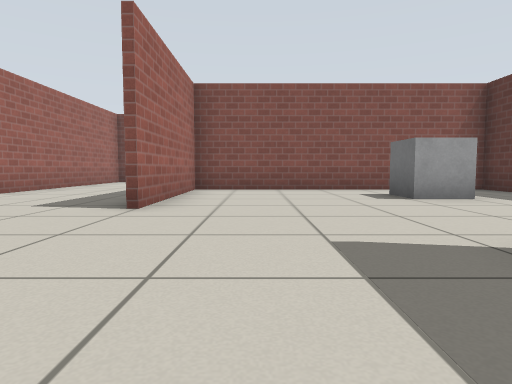
view 1 (above)

16 first-person views from a walk through a world built for the Gazebo simulator. The camera is 0.5 m above the floor, tilts 4° down and sees 75° across. The floor is counted in squares, 1 m on a side. Each view is taken from the middle of a square. On the plan, view 1 faces up. The plan holds only what a view shows up to about 9 squares ahead; the rest is blank. Simple patterns stand in for the simulator's built-in surfaces.

view 2
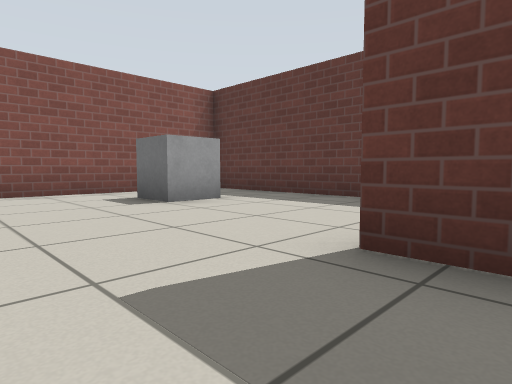

view 3
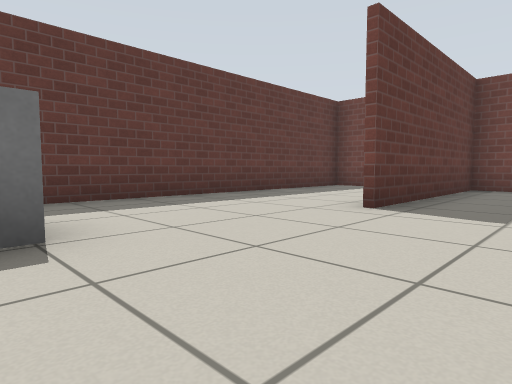

view 4
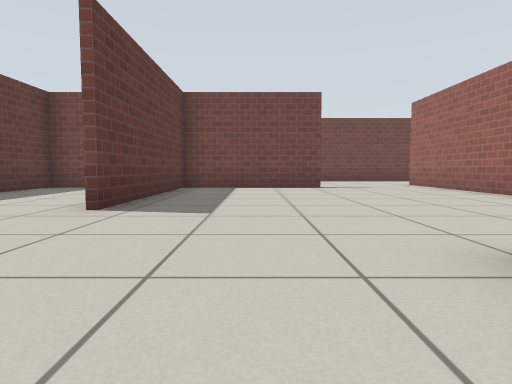

view 5
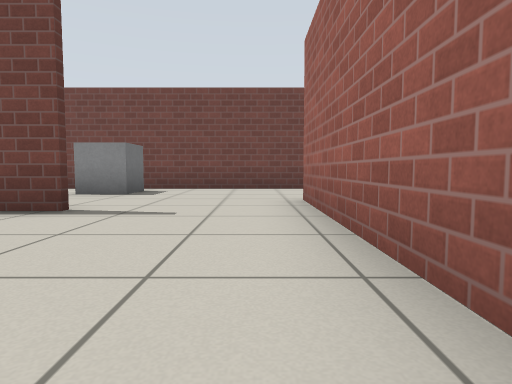

view 6
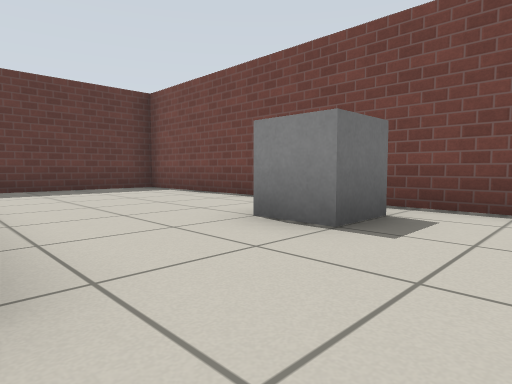

view 7
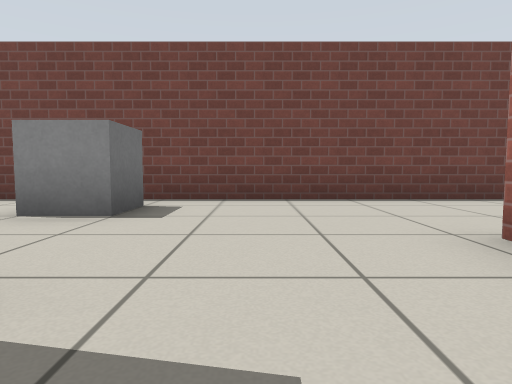

view 8
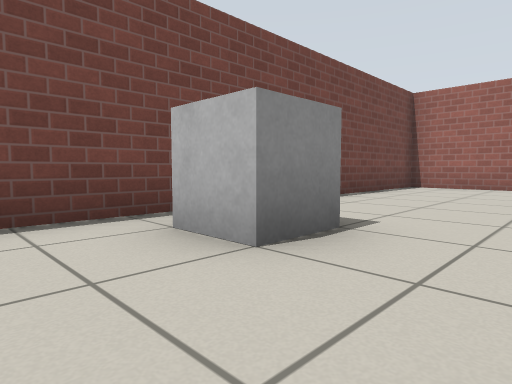

view 9
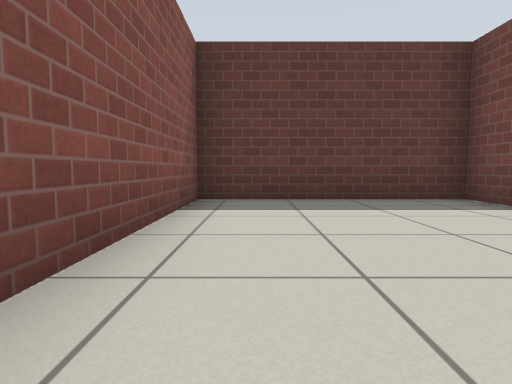

view 10
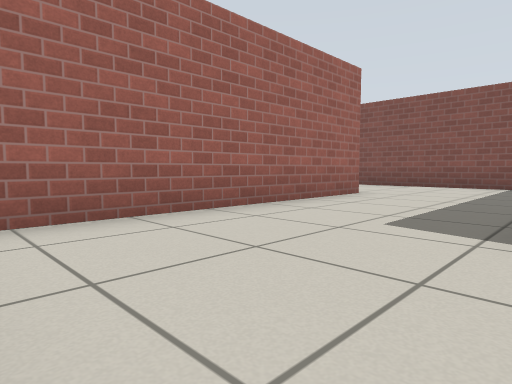

view 11
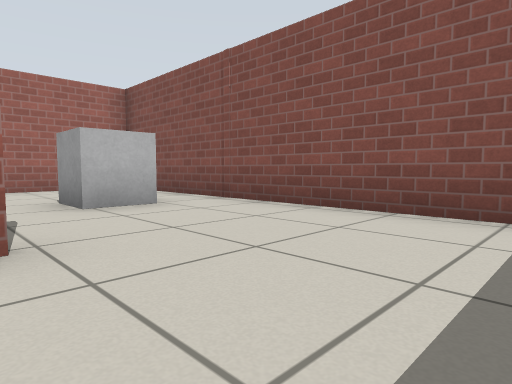

view 12
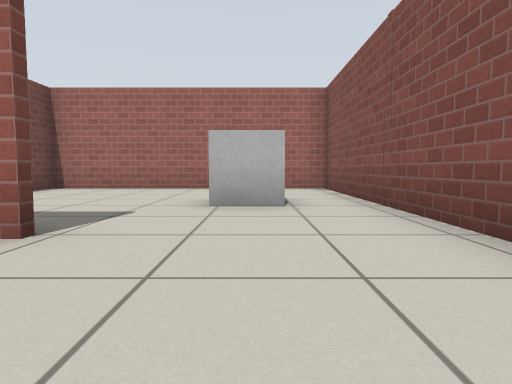

view 13
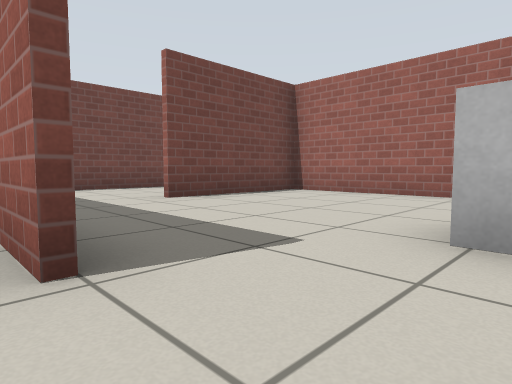

view 14
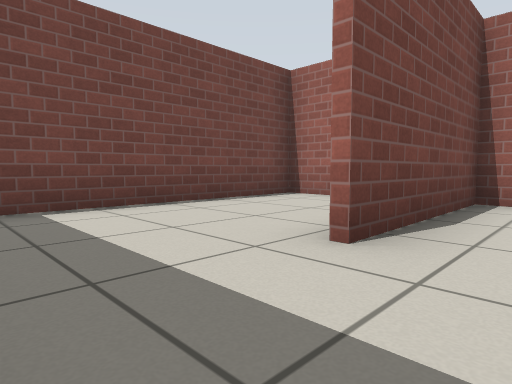

view 15
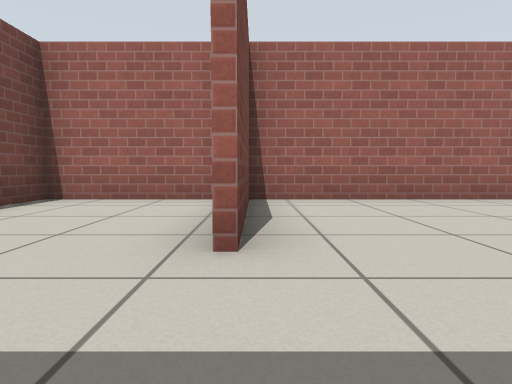

view 16
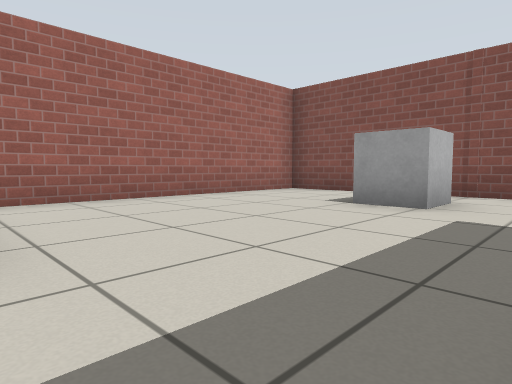

### Floor plan
Points are (right, up) in squares from view 1. A wall is a line through its corners. A room is listed if a view was taken in it or the views show most of it. See-through windows are left out.
Room 1 (views 1, 2, 3, 4, 5, 6, 7, 8, 9, 10)
walls: (-1.8, -2.9) (1.9, -2.9) (1.9, 2); (4.5, -2.9) (5.5, -2.9); (-4.8, 0.1) (-4.8, -4.4); (5.5, -3) (1.1, -3); (-8.3, -5.5) (-8.3, -7.4) (5.4, -7.4) (5.4, 8) (-1.5, 8) (-1.5, 4.1)
ways out: opening at (-6.5, -5.5) to room 2; opening at (-3.7, 4)
objects: grey box (-1, -6); grey box (3, 6)
Room 2 (views 11, 12, 13, 14, 15, 16)
walls: (-8.3, -0.6) (-8.3, -5.5); (-6.2, 2.7) (-14.4, 2.7) (-14.4, -4.1) (-10.9, -4.1)
ways out: opening at (-6.5, -5.5) to room 1; opening at (-9.5, -4) to room 3
objects: grey box (-11, 1)
Room 3 (no view inside)
walls: (-14.4, -4.6) (-14.4, -7.4) (-9.5, -7.4)
ways out: opening at (-9.5, -4) to room 2

Where each view was taken, in squares from view 1:
view 1: 0 up, 0 right, facing up
view 2: 1 up, 0 right, facing up-right
view 3: 6 up, 0 right, facing down-right
view 4: 6 up, 0 right, facing down
view 5: 1 up, 4 left, facing down
view 6: 3 down, 3 left, facing down-right
view 7: 2 down, 3 left, facing down
view 8: 4 down, 1 right, facing down-left
view 9: 4 down, 0 right, facing right
view 10: 7 down, 5 left, facing up-left
view 11: 1 down, 6 left, facing up-left
view 12: 1 up, 6 left, facing left
view 13: 1 up, 8 left, facing down-left
view 14: 3 down, 9 left, facing down-left
view 15: 4 down, 9 left, facing left
view 16: 4 down, 9 left, facing up-left
